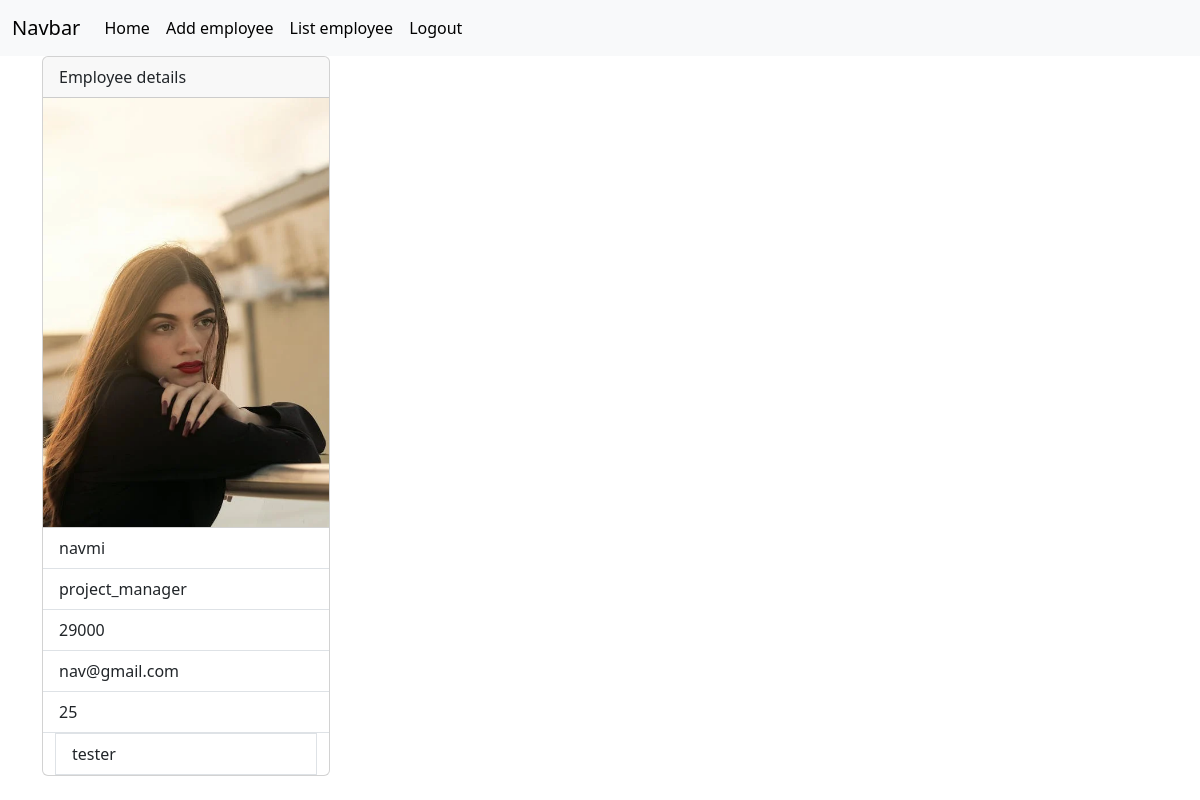
/employees/3 (signed in), run on the app's committed database.
### crm/models.py (models this page shows, shortened)
class Employees(models.Model):
    name=models.CharField(max_length=200)
    department=models.CharField(max_length=200)
    salary=models.PositiveIntegerField()
    email=models.EmailField(unique=True)
    age=models.PositiveIntegerField()
    contact=models.CharField(null=True,max_length=200,blank=True)
    profile_pic=models.ImageField(upload_to="images",null=True,blank=True)
    dob=models.DateField(null=True,blank=True)

### crm/views.py (the view)
# urls.py: path("employees/<int:pk>",views.EmployeeDetailView.as_view(),name="emp-details"),
@method_decorator(signin_required,name="dispatch")
class EmployeeDetailView(View):
    def get(self,request,*args,**kwargs):
        id=kwargs.get("pk") #{pk:kwargs} id that we give will be stored in kwargs as dictionary
        qs=Employees.objects.get(id=id)
        return render (request,"emp_detail.html",{"data":qs})

### crm/views.py (called while the page is built)
def signin_required(fn):                                             #decorat0rs
    def wrapper(request,*args,**kwargs):
        if not request.user.is_authenticated:
            messages.error(request,"invalid session")
            return redirect("signin")
        else:
            return fn(request,*args,**kwargs)
    return wrapper

### crm/templates/emp_detail.html
{%extends 'base.html'%}
{%block body_block%}
<div class="container">
    <div>
        <div class="card" style="width: 18rem;">
            <div class="card-header">
                Employee details
            </div>
            <div>
                {%if data.profile_pic%}
                <img src="{{data.profile_pic.url}}" alt="" style="width: 100%;">
                {%endif%}
            </div>
            <ul class="list-group list-group-flush">
                <li class="list-group-item">{{data.name}}</li>
                <li class="list-group-item">{{data.department}}</li>
                <li class="list-group-item">{{data.salary}}</li>
                <li class="list-group-item">{{data.email}}</li>
                <li class="list-group-item">{{data.age}}</li>
                <div class="container">
                <li class="list-group-item">{{data.contact}}</li>
            </ul>
        </div>
    </div>
</div>
{%endblock%}

### data on the page
Employees: profile_pic (picture), name "navmi", department "project_manager", salary "29000", email "nav@gmail.com", age "25", contact "tester"
